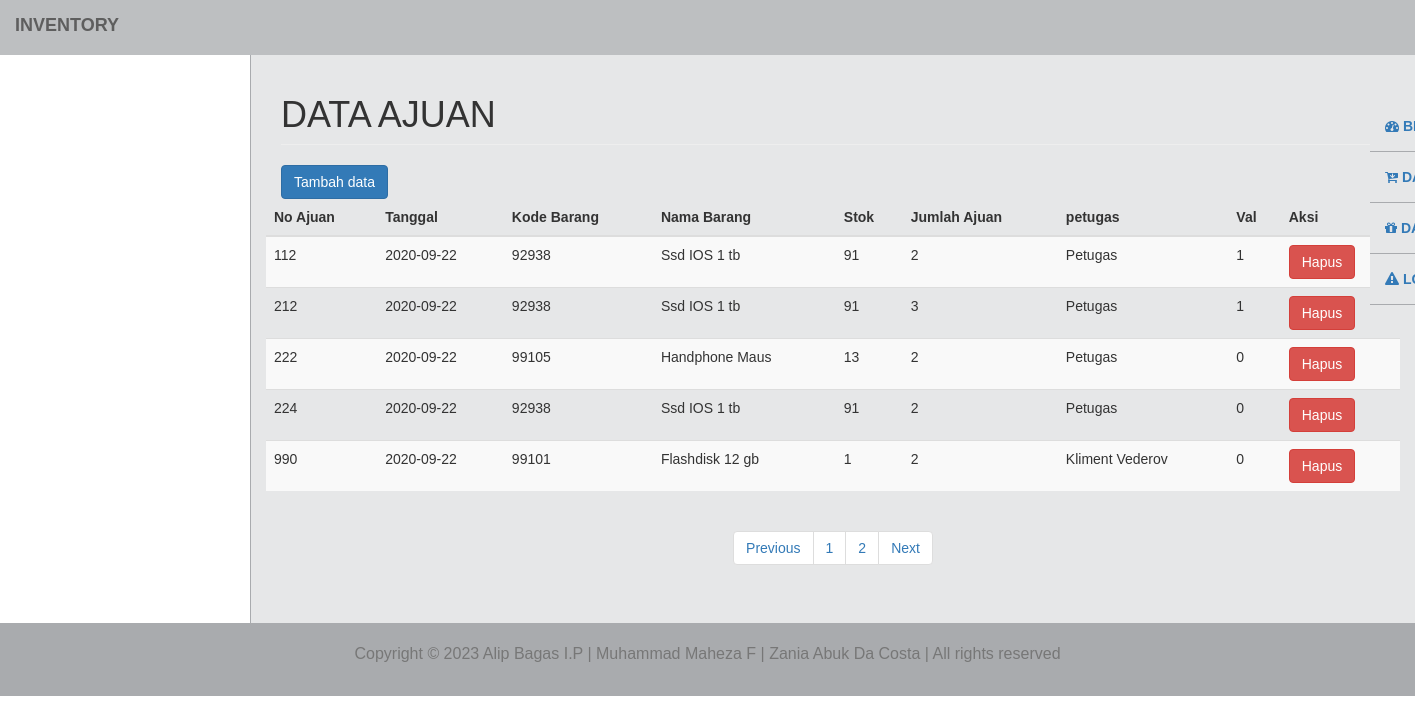
The app's page /petugas/modul/ajuan/title.php with its own data.
### tables this page shows
CREATE TABLE `tb_ajuan` (
  `no_ajuan` int(11) NOT NULL,
  `tanggal` varchar(255) NOT NULL,
  `kode_brg` varchar(11) NOT NULL,
  `nama_brg` varchar(255) NOT NULL,
  `stok` int(11) NOT NULL,
  `jml_ajuan` int(11) NOT NULL,
  `petugas` varchar(255) NOT NULL,
  `val` int(11) NOT NULL
);

### petugas/modul/ajuan/paging.php (the view, shortened to what this page needs)
<head>
</head>
<?php
include '../koneksi.php';
$batas = 5;
$halaman = isset($_GET['halaman']) ? (int)$_GET['halaman'] : 1;
$halaman_awal = ($halaman>1) ? ($halaman * $batas) - $batas : 0;
$next = $halaman + 1;
$data = mysqli_query($koneksi, "SELECT * FROM tb_ajuan");
$jumlah_data = mysqli_num_rows($data);
$total_halaman = ceil($jumlah_data / $batas);
$data_brg_in = mysqli_query($koneksi, "SELECT * FROM tb_ajuan LIMIT $halaman_awal, $batas");
while ($row=mysqli_fetch_array($data_brg_in)) {
?>
<tr>
    <td><?php echo $row['no_ajuan']; ?></td>
    <td><?php echo $row['tanggal']; ?></td>
    <td><?php echo $row['kode_brg']; ?></td>
    <td><?php echo $row['nama_brg']; ?></td>
    <td><?php echo $row['stok']; ?></td>
    <td><?php echo $row['jml_ajuan']; ?></td>
    <td><?php echo $row['petugas']; ?></td>
    <td><?php echo $row['val']; ?></td>
    <td><a href="index.php?m=ajuan&s=hapus&no_ajuan=<?php echo $row['no_ajuan'];?>" onclick="return confirm('Yakin Akan dihapus?')"><button class="btn btn-danger">Hapus</button></a></td>
</tr>
<?php
}
?>

### petugas/modul/ajuan/title.php (shortened to what this page needs)
<!DOCTYPE html>
<html>
    <head>
        <link href="../vendor/css/bootstrap/bootstrap.min.css" rel="stylesheet">
        <link href="../vendor/css/bootstrap/bootstrap.css" rel="stylesheet">
        <link href="../vendor/font-awesome/css/font-awesome.min.css" rel="stylesheet" type="text/css">
        <link href="../css/tampilanadmin.css" rel="stylesheet">
    </head>
    <body>
        <div id="wrapper">
            <nav class="navbar navbar-default navbar-static-top" role="navigation" style="margin-bottom: 0">
            <div class="navbar-header">
                <a class="navbar-brand">Inventory</a>
            </div>
            <ul class="nav navbar-top-links navbar-right">
                <li class="dropdown">
                    <a class="dropdown-toggle" data-toggle="dropdown" href="#">
                    </a>
                </li>
            </ul>
            <div class="navbar-default sidebar" role="navigation">
                <div class="sidebar-nav navbar-collapse">
                    <ul class="nav" id="side-menu">
                        <li>
                            <a href="?m=awal.php">
                                <i class="fa fa-dashboard"></i> Beranda
                            </a>
                        </li>
                        <li>
                            <a href="?m=barangMasuk&s=awal">
                                <i class="fa fa-cart-arrow-down"></i> Data Barang Masuk
                            </a>
                        </li>
                        <li>
                            <a href="?m=ajuan&s=awal">
                                <i class="fa fa-gift"></i> Data Ajuan
                            </a>
                        </li>
                        <li>
                            <a href="logout.php" onclick="return confirm('yakin ingin logout?');">
                                <i class="fa fa-warning"></i> Logout
                            </a>
                        </li>
                    </ul>
                </div>
            </div>
            </nav>
            <div id="page-wrapper">
                <div class="row">
                    <div class="col-lg-12">
                        <h1 class="page-header">Data Ajuan</h1>
                    </div>
                </div>
                <button type="button" class="btn btn-primary" data-toggle="modal" data-target="#exampleModalCenter">
                    Tambah data
                </button>
                                        <?php
                                        include ("../koneksi.php");
                                        ?>
                <div class="row">
                    <div class="table-responsive table--no-card m-b-30">
                        <table class="table table-borderless table-striped table-earning">
                            <thead>
                                <tr>
                                    <th>No Ajuan</th>
                                    <th>Tanggal</th>
                                    <th>Kode Barang</th>
                                    <th>Nama Barang</th>
                                    <th>Stok</th>
                                    <th>Jumlah Ajuan</th>
                                    <th>petugas</th>
                                    <th>Val</th>
                                    <th>Aksi</th>
                                </tr>
                            </thead>
                            <tbody>
                                <?php
                                include 'paging.php';
                                ?>
                            </tbody>
                        </table>
                        <center>
                            <ul class="pagination justify-content-center">
                                <li class="page-item">
                                    <a class="page-link" <?php if($halaman > 1){ echo "href='?m=ajuan&s=awal&halaman=$previous'"; } ?>>Previous</a>
                                </li>
                                <?php
                                for($x=1;$x<=$total_halaman;$x++){
                                ?>
                                <li class="page-item"><a class="page-link" href="?m=ajuan&s=awal&halaman=<?php echo $x ?>"><?php echo $x; ?></a></li>
                                <?php
                                }
                                ?>
                                <li class="page-item">
                                    <a  class="page-link" <?php if($halaman < $total_halaman) { echo "href='?m=ajuan&s=awal&halaman=$next'"; } ?>>Next</a>
                                </li>
                            </ul>
                        </center>
                    </div>
                </div>
            </div>
        </div>
        <footer class="text-center">
            <div class="footer-below">
                <div class="container">
                    <div class="row">
                        <div class="col-lg-12">
                            <p class="text-muted" style="font-size: 16px;">Copyright &copy; <script>document.write(new Date().getFullYear());</script> Alip Bagas I.P | Muhammad Maheza F | Zania Abuk Da Costa | All rights reserved</p>
                        </div>
                    </div>
                </div>
            </div>
        </footer>
    </body>
</html>

### css/tampilanadmin.css (style rules this page uses)
body { font-family: Arial, sans-serif; }
p { font-size: 15px; }
h1 { text-transform: uppercase; font-weight: 500; }
#wrapper { width: 100%; }
#page-wrapper { padding: 0 15px; min-height: 568px; background-color: #E6E7E8; }
@media (min-width: 768px) { #page-wrapper { position: inherit; margin: 0 0 0 250px; padding: 0 30px; border-left: 1px solid #A9ABAE; } }
.navbar { background-color: #BDBFC1; font-weight: 700; font-family: arial; text-transform: uppercase; border: none; }
.navbar-top-links { margin-right: 0; }
.navbar-top-links li { display: inline-block; }
.navbar-top-links li:last-child { margin-right: 15px; }
.navbar-top-links li a { padding: 15px; min-height: 50px; }
.sidebar { background-color: #E6E7E8; }
.sidebar .sidebar-nav.navbar-collapse { padding-left: 0; padding-right: 0; }
.sidebar ul li { border-bottom: 1px solid #A9ABAE; }
@media (min-width: 768px) { .sidebar { z-index: 1; position: absolute; width: 250px; margin-top: 51px; } }
@media (min-width: 768px) { .navbar-top-links { margin-left: auto; } }
footer { color: black; font-size: 15px; }
footer .footer-below { padding: 20px 0; background-color: #A9ABAE; }

### records on screen
tb_ajuan: no_ajuan "112", tanggal "2020-09-22", kode_brg "92938", nama_brg "Ssd IOS 1 tb", stok "91", jml_ajuan "2", petugas "Petugas", val "1"
tb_ajuan: no_ajuan "212", tanggal "2020-09-22", kode_brg "92938", nama_brg "Ssd IOS 1 tb", stok "91", jml_ajuan "3", petugas "Petugas", val "1"
tb_ajuan: no_ajuan "222", tanggal "2020-09-22", kode_brg "99105", nama_brg "Handphone Maus", stok "13", jml_ajuan "2", petugas "Petugas", val "0"
tb_ajuan: no_ajuan "224", tanggal "2020-09-22", kode_brg "92938", nama_brg "Ssd IOS 1 tb", stok "91", jml_ajuan "2", petugas "Petugas", val "0"
tb_ajuan: no_ajuan "990", tanggal "2020-09-22", kode_brg "99101", nama_brg "Flashdisk 12 gb", stok "1", jml_ajuan "2", petugas "Kliment Vederov", val "0"
